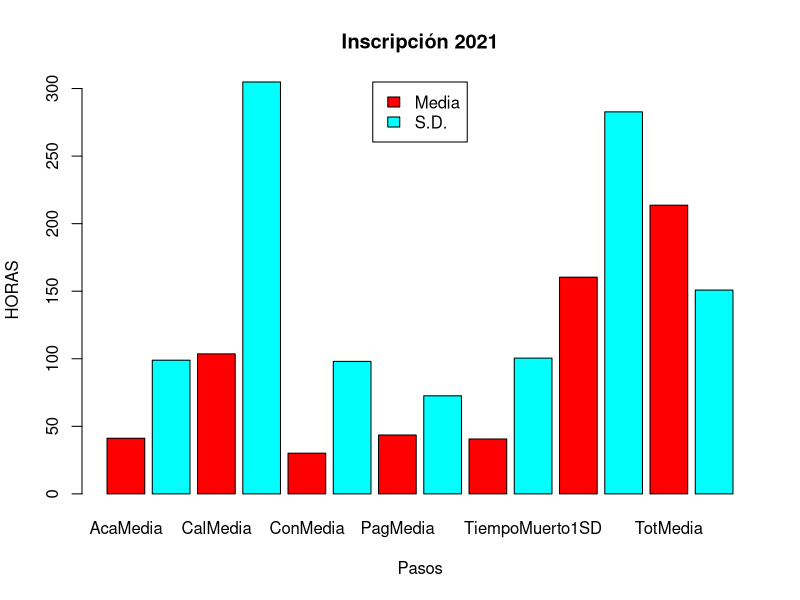
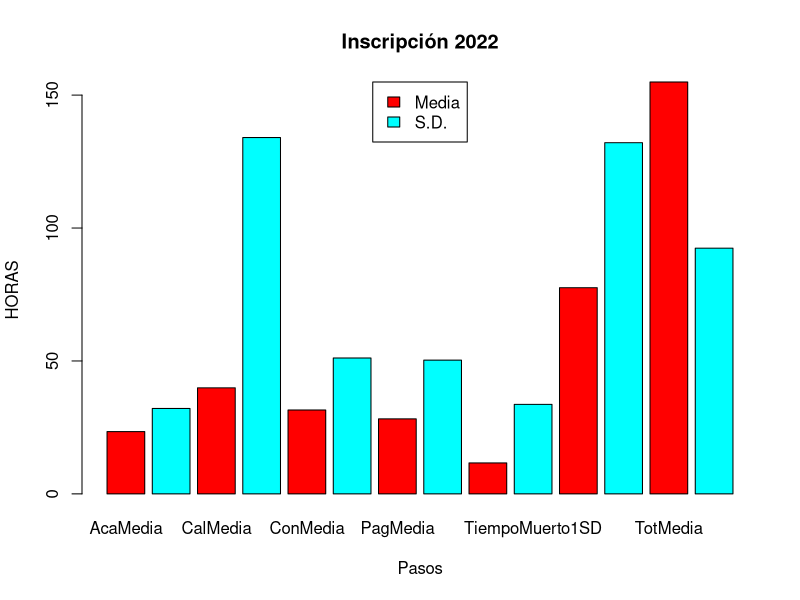

Write R code to recreate these figures, in order.
#importar base de datos y libreria#
library("tidyverse")
library("lubridate")
RegisterData <-
  read_csv("rawTimes.csv", locale = locale(encoding =  "windows-1252")) #native de windows para tildes
#*LIMPIAR LOS DATOS*#

#FILTRAR DATOS#
data2021 <-
  RegisterData %>% filter(
    Campus == "ULV",
    Facultad != "NM",
    Facultad != "POSTGRADO",
    HoraRegistro < as.POSIXct("2022-01-01")
  ) %>% arrange(by_group = Matricula)
data2022 <-
  RegisterData %>% filter(
    Campus == "ULV",
    Facultad != "NM",
    Facultad != "POSTGRADO",
    HoraRegistro > as.POSIXct("2022-01-01")
  ) %>% arrange(by_group = Matricula)

#Trasponer proceso con su hora de registro *arreglar problema de formato - listo*
test2021 <- data2021 %>%
  select(-...1) %>%
  pivot_wider(names_from = Proceso,
              values_from = HoraRegistro,
              values_fn = last)


test2022 <- data2022 %>%
  select(-...1) %>%
  pivot_wider(names_from = Proceso,
              values_from = HoraRegistro,
              values_fn = last)

#Renombrar
test2021 <-
  test2021 %>% rename(
    Proceso1 = `Solicitud de Carga Académica`,
    Proceso2 = `Asignación de Carga Académica`,
    Proceso3 = `Solicitud de Cálculo de Cobro`,
    Proceso4 = `Asignación de Cálculo de Cobro`,
    Proceso5 = `Pago Deposito/Tranferencia`,
    Proceso6 = `Confirmación Pago Deposito`,
    Proceso6bis = `Confirmación de Pago en Línea`,
    Proceso7 = `Inscripción Finalizada`
  )

test2022 <-
  test2022 %>% rename(
    Proceso0 = `Asignación de Carga Académica Automática`,
    Proceso1 = `Solicitud de Carga Académica`,
    Proceso2 = `Asignación de Carga Académica`,
    Proceso3 = `Solicitud de Cálculo de Cobro`,
    Proceso4 = `Asignación de Cálculo de Cobro`,
    Proceso5 = `Pago Deposito/Tranferencia`,
    Proceso6 = `Confirmación Pago Deposito`,
    Proceso6bis = `Confirmación de Pago en Línea`,
    Proceso7 = `Inscripción Finalizada`
  )


#Limpiar datos, excluir los que no van a servir#
test2021<-test2021%>%
  filter(
    !is.na(Proceso7),
    !is.na(Proceso1),
    !is.na(Proceso5),
    !is.na(Proceso3)
  )

test2022<-test2022%>%
  filter(
    !is.na(Proceso7),
    !is.na(Proceso1),
    !is.na(Proceso5),
    !is.na(Proceso3)
  )

#* operaciones *#
#* en formato
# test2021 <- test2021 %>%
#   mutate(
#     TiempoCargaAcademica = seconds_to_period(difftime(Proceso2, Proceso1, units = "secs")),
#     TiempoCalculoCobro = seconds_to_period(difftime(Proceso4, Proceso3, units = "secs")),
#     TiempoPago = seconds_to_period(difftime(if_else(is.na(Proceso6), Proceso6bis, Proceso6), Proceso5, units = "secs")),
#     TiempoConfirmacionInscripcion  = seconds_to_period(difftime(Proceso7,if_else(is.na(Proceso6),Proceso6bis,Proceso6),units = "secs")),
#     TiempoTotal = seconds_to_period(difftime(Proceso7, Proceso1, units = "secs"))
#   )
# 
# test2022 <- test2022 %>%
#   mutate(
#     TiempoCargaAcademica = seconds_to_period(if_else(is.na(Proceso0),difftime(Proceso2, Proceso1, units = "secs"), as.difftime(0, units = "secs"))),
#     TiempoCalculoCobro = seconds_to_period(difftime(Proceso4, Proceso3, units = "secs")),
#     TiempoPago = seconds_to_period(difftime(if_else(is.na(Proceso6bis), Proceso6, Proceso6bis), Proceso5, units = "secs")),
#     TiempoConfirmacionInscripcion  = seconds_to_period(difftime(Proceso7,if_else(is.na(Proceso6),Proceso6bis,Proceso6),units = "secs")),
#     TiempoTotal = seconds_to_period(difftime(Proceso7, Proceso1, units = "secs"))
#   )

#*en horas*#
test2021 <- test2021 %>%
  mutate(
    TiempoCargaAcademica = round(difftime(Proceso2, Proceso1, units = "hours"),3),
    TiempoMuerto1 = round(difftime(Proceso3,Proceso2,units = "hours"),3),
    TiempoCalculoCobro = round(difftime(Proceso4, Proceso3, units = "hours"),3),
    TiempoMuerto2 = round(difftime(Proceso5,Proceso4,units = "hours"),3),
    TiempoPago = round(difftime(if_else(is.na(Proceso6), Proceso6bis, Proceso6), Proceso5, units = "hours"),3),
    TiempoConfirmacionInscripcion  = round(difftime(Proceso7,if_else(is.na(Proceso6),Proceso6bis,Proceso6),units = "hours"),3),
    TiempoTotal = round(difftime(Proceso7, Proceso1, units = "hours"),3)
  )

test2022 <- test2022 %>%
  mutate(
    TiempoCargaAcademica = round(if_else(is.na(Proceso0),difftime(Proceso2, Proceso1, units = "hours"), as.difftime(0, units = "hours")),3),
    TiempoMuerto1 = round(difftime(Proceso3,if_else(is.na(Proceso2),Proceso0,Proceso2),units = "hours"),3),
    TiempoCalculoCobro = round(difftime(Proceso4, Proceso3, units = "hours"),3),
    TiempoMuerto2 = round(difftime(Proceso5,Proceso4,units = "hours"),3),
    TiempoPago = round(difftime(if_else(is.na(Proceso6bis), Proceso6, Proceso6bis), Proceso5, units = "hours"),3),
    TiempoConfirmacionInscripcion  = round(difftime(Proceso7,if_else(is.na(Proceso6),Proceso6bis,Proceso6),units = "hours"),3),
    TiempoTotal = round(difftime(Proceso7, Proceso1, units = "hours"),3)
  )
#Prueba graficar pareto#

#*idea, usar pivot_longer o crear dos colunmas para poner en una los nombres de 
#*los procesos y en la siguiente su valor en mediana y standard deviation*#
test<-type.convert(test2021[13:19]) 
test <-
  test %>% summarise(
    AcaMedia = mean(abs(TiempoCargaAcademica)),
    AcaSD = sd(abs(TiempoCargaAcademica)),
    TiempoMuerto1Media = mean(abs(TiempoMuerto1)),
    TiempoMuerto1SD = sd(abs(TiempoMuerto1)),
    CalMedia = mean(abs(TiempoCalculoCobro)),
    CalSD = sd(abs(TiempoCalculoCobro)),
    TiempoMuerto2Media = mean(abs(TiempoMuerto2)),
    TiempoMuerto2SD = sd(abs(TiempoMuerto2)),
    PagMedia = mean(abs(TiempoPago)),
    PagSD = sd(abs(TiempoPago)),
    ConMedia = mean(abs(TiempoConfirmacionInscripcion)),
    ConSD = sd(abs(TiempoConfirmacionInscripcion)),
    TotMedia = mean(abs(TiempoTotal)),
    TotSD = sd(abs(TiempoTotal))
  )

info2021<-test%>%pivot_longer(cols = ends_with("Media")|ends_with("SD"),names_to = "Proceso")
rm(test)
test<-type.convert(test2022[14:20]) 
test <-
  test %>% summarise(
    AcaMedia = mean(abs(TiempoCargaAcademica)),
    AcaSD = sd(abs(TiempoCargaAcademica)),
    TiempoMuerto1Media = mean(abs(TiempoMuerto1)),
    TiempoMuerto1SD = sd(abs(TiempoMuerto1)),
    CalMedia = mean(abs(TiempoCalculoCobro)),
    CalSD = sd(abs(TiempoCalculoCobro)),
    TiempoMuerto2Media = mean(abs(TiempoMuerto2)),
    TiempoMuerto2SD = sd(abs(TiempoMuerto2)),
    PagMedia = mean(abs(TiempoPago)),
    PagSD = sd(abs(TiempoPago)),
    ConMedia = mean(abs(TiempoConfirmacionInscripcion)),
    ConSD = sd(abs(TiempoConfirmacionInscripcion)),
    TotMedia = mean(abs(TiempoTotal)),
    TotSD = sd(abs(TiempoTotal))
  )

info2022<-test%>%pivot_longer(cols = ends_with("Media")|ends_with("SD"),names_to = "Proceso")
rm(test)
#agrupar
info2021<-info2021%>%arrange(Proceso)
info2022<-info2022%>%arrange(Proceso)
#Gráficas pendiente#
barplot(
  info2021$value, #datos
  main = "Inscripción 2021",
  xlab = "Pasos",
  ylab = "HORAS",
  col = rainbow(2),
  names.arg = info2021$Proceso,
  legend.text = c("Media","S.D."),
  args.legend = list(x = "top", inset = c(-20,0)),
  beside = TRUE
)
barplot(
  info2022$value, #datos
  main = "Inscripción 2022",
  xlab = "Pasos",
  ylab = "HORAS",
  col = rainbow(2),
  names.arg = info2022$Proceso,
  legend.text = c("Media","S.D."),
  args.legend = list(x = "top", inset = c(-20,0)),
  beside = TRUE
)

